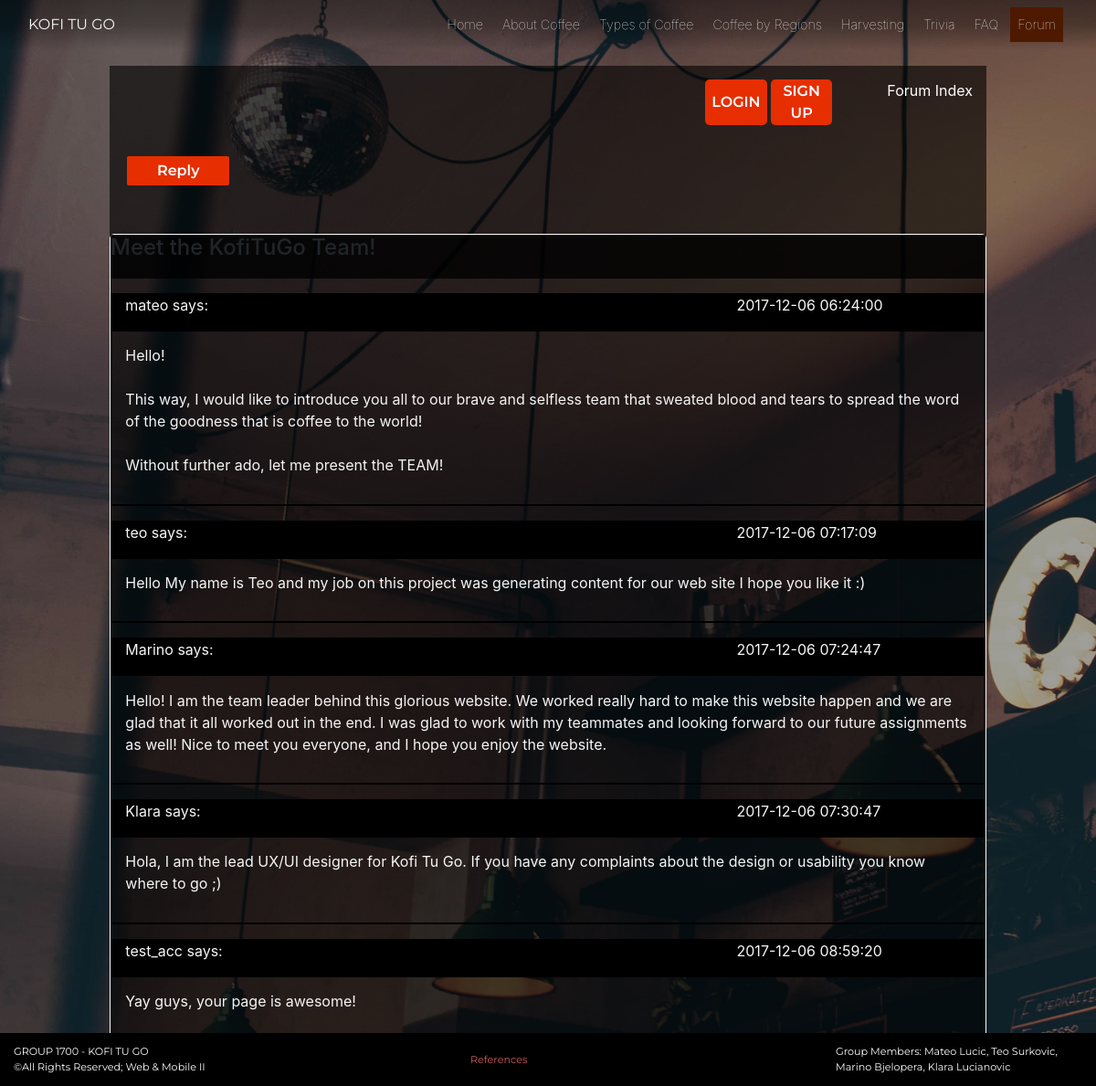
/pages/forum/forum_pages/thread.php?id=28, run on the app's committed database.
### tables this page shows
CREATE TABLE `posts` (
  `post_id` int(8) NOT NULL AUTO_INCREMENT,
  `post_content` text NOT NULL,
  `post_date` datetime NOT NULL,
  `post_topic` int(8) NOT NULL,
  `post_by` int(8) NOT NULL,
  PRIMARY KEY (`post_id`),
  KEY `post_topic` (`post_topic`),
  KEY `post_by` (`post_by`),
  CONSTRAINT `posts_ibfk_1` FOREIGN KEY (`post_topic`) REFERENCES `topics` (`topic_id`) ON DELETE CASCADE ON UPDATE CASCADE,
  CONSTRAINT `posts_ibfk_2` FOREIGN KEY (`post_by`) REFERENCES `users` (`user_id`) ON UPDATE CASCADE
);

CREATE TABLE `users` (
  `user_id` int(8) NOT NULL AUTO_INCREMENT,
  `user_name` varchar(30) NOT NULL,
  `user_pass` varchar(255) NOT NULL,
  `user_email` varchar(255) NOT NULL,
  `user_date` datetime NOT NULL,
  `user_level` int(8) NOT NULL,
  PRIMARY KEY (`user_id`),
  UNIQUE KEY `user_name_unique` (`user_name`)
);

### src/pages/forum/forum_includes/conn_functions.inc (the view, shortened to what this page needs)
<?php
    function resultToArray($result){
        $rows = array();
        while($row = $result->fetch_assoc()){
            $rows[] = $row;
        }
        return $rows;
    }
    function getPosterName($conn,$posterID){
        $result = $conn->query("SELECT user_name FROM users WHERE user_id = ".$posterID);
        $returnValue = $result->fetch_assoc();
        return $returnValue['user_name'];
    }
    function populatePosts($conn,$threadID,$page){
        $result = $conn->query("SELECT * FROM posts WHERE post_topic = ".$threadID);
        $parsedResult = resultToArray($result);
        $truncated = array();
        if($result->num_rows > 10){
            $startPoint = ($page - 1) * 10;
            $truncated = array_splice($parsedResult,$startPoint,10);
        }
        else{
            $truncated = $parsedResult;
        }
        foreach ($truncated as $value){
            echo '<div class="post">';
                echo '<div class="name_and_date">';
                    echo '<div class="poster_name">';
                        echo '<p>'.getPosterName($conn,$value['post_by']).' says:</p>';
                    echo '</div>';
                    echo '<div class="post_date">';
                        echo '<p>'.$value['post_date'].'</p>';
                    echo '</div>';
                echo '</div>';
                echo '<div class="post_content">';
                    echo '<p>'.$value['post_content'].'</p>';
                echo '</div>';
            echo '</div>';
        }
    }
    function configureLoginElement($conn,$targetLocation){
        if(!isset($_SESSION['uid'])){
            echo '<button id="login">LOGIN</button>';
            echo '<button id="signup">SIGN UP</button>';
        }
        else{
            echo '<p>Welcome, '.getUserName($conn,$_SESSION['uid']).'</p><form action="'.$targetLocation.'" method="post"><input id ="login" type="submit" value="LOGOUT"></form>';
        }
    }
?>

### src/css/style.css (style rules this page uses)
#login { margin-left: 5%; border-radius: 5px; border: none; width: 100%; height: 100%; background-color: #e62e00; font-family: 'Montserrat', sans-serif; color: #fff; font-weight: 600; }
#signup { margin-left: 3%; border-radius: 5px; border: none; width: 100%; height: 100%; background-color: #e62e00; font-family: 'Montserrat', sans-serif; color: #fff; font-weight: 600; }
.post { width: 100%; display: flex; flex-direction: column; margin-top: 1rem; border: 1px solid black; }
.name_and_date { display:flex; flex-direction: row; }
.poster_name { width: 70%; padding: 1.5%; display: flex; height: 2.5rem; background-color: black; border: 1px solid black; align-items: center; }
.post_date { width: 30%; padding: 1.5%; display: flex; height: 2.5rem; background-color: black; border: 1px solid black; align-items: center; }
.post_content { padding: 1.5%; width: 100%; display: flex; border: 1px solid black; }
#hero-msg-div, h1, p, #logo { color: whitesmoke !important; }
body { background-image: linear-gradient(rgba(0, 0, 0, 0.3), rgba(0, 0, 0, 0.3), rgba(0, 0, 0, 0.3)), url("../assets/images/hero.jpg"); background-size: cover; background-repeat: no-repeat; min-height: 100vh; background-attachment: fixed; min-height: 100vh; }

### data on the page
posts: post_by.user_name "mateo", post_date "2017-12-06 06:24:00", post_content "Hello! This way, I would like to introduce you all to our brave and selfless team that sweated blood and tears to spread the word of the goodness that is coffee to the world! Without further ado, let me present the TEAM!"
posts: post_by.user_name "teo", post_date "2017-12-06 07:17:09", post_content "Hello My name is Teo and my job on this project was generating content for our web site I hope you like it :)"
posts: post_by.user_name "Marino", post_date "2017-12-06 07:24:47", post_content "Hello! I am the team leader behind this glorious website. We worked really hard to make this website happen and we are glad that it all worked out in the end. I was glad to work with my teammates and looking forward to our future assignments as well! Nice to meet you everyone, and I hope you enjoy the website."
posts: post_by.user_name "Klara", post_date "2017-12-06 07:30:47", post_content "Hola, I am the lead UX/UI designer for Kofi Tu Go. If you have any complaints about the design or usability you know where to go ;)"
posts: post_by.user_name "test_acc", post_date "2017-12-06 08:59:20", post_content "Yay guys, your page is awesome!"
